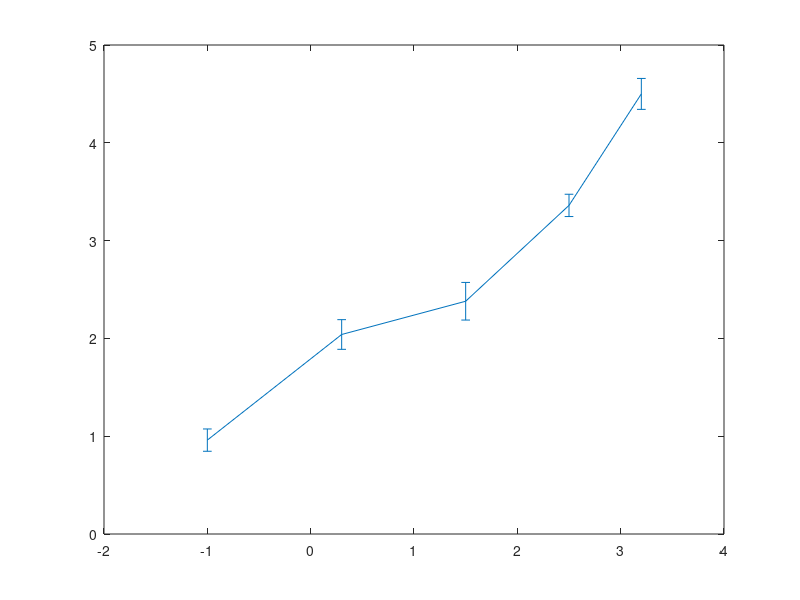

Source code (MATLAB): (Note: this script raises an error after producing the figure.)
%% Mērījumu datu apstrāde
% Polinomā aproksimācija - ja par 2 punktiem lielāka par polinoma kārtu,
% skatīsim lekcijā.
% 1.lab.d
diary lab1_diary.m
%doti mērījumu dati, kurus noformēsim kā vektorus
Um = [-1 0.3 1.5 2.5 3.2]
Im = [1.1 2.2 2.1 3.2 4.7]
%Grafiks
plot(Um,Im,'o-')
%Iznāk lausta līnija, kas mums neder, tāpēc mēģināsim izveidot matemātisku
%2.kārtas polinoms
%y = C(1)*x.^2+C(2)*x+C(3)
%Polinoma koeficentus atradīs POLYFIT
%sintakse:
%C = polyfit(x,y,N)
%N-polinoma karta
%C = polyfit(Um,Im,2)
%Lai iegūtu labu līniju
%noformēšu vēl vienu x
U = -1:0.01:3.2
%%tad rēķināšu y ar sīkāku soli
%grafiku zīmēsim
%mērījumu dati ar "o"
%I=C(1)*U.^3+C(2)*U+C(3)
%pielaikotais polinoms ar līniju
%plot(Um,Im,'o',U,I)
%lai iegūtu labākus rezultātus paņemsim 3.kārtas polinomu
C = polyfit(Um,Im,3)
I= C(1)*U.^3+C(2)*U.^2+C(3)*U+C(4)
plot(Um,Im,'o',U,I)

%% izmantosim PolYVAL funkciju
%Ja punktu skaits ir par vienu lielaks par polinoma pakāpi, tad ir absolūti
%precīzi INTERPOLACIJA
%polyfit = polynomial fitting rekina koeficentus
%polyval = polynomial values rekina vertibas
C = polyfit(Um,Im,10);
I = polyval(C,U);
plot(Um,Im,'o',U,I)

%% Ja sakarība ir lineāra
C = polyfit(Um,Im,1);
I = polyval(C,U);
plot(Um,Im,'o',U,I)

%% Vairākas mērijumu sēŗijas
% Pieņemsim, ka mainmām spriegumu, bet strāvu mainām 5 reizes
Um = [-1 0.3 1.5 2.5 3.2];
Im = [1.1 2.2 2.1 3.2 4.7;
      0.9 1.8 2.6 3.3 4.5;
      1.0 2.0 2.4 3.4 4.3;
      0.8 2.1 2.5 3.5 4.4;
      1.0 2.1 2.3 3.4 4.6];
% Kā matlab zīmēs matricas?
%figure,plot(Um,Im,'o-')
%pareizi butu transponet
%figure,plot(Um,Im','o-')
%secinam, ka matlab zime pa stabiņiem
%lai polyfit varētu aprēķināt vajag vidējo
Ivid=mean(Im)
C = polyfit(Um,Ivid,4);
U = -1:0.01:3.2;
I = polyval(C,U);
%uzzimesim
%ar aplīšiem apzīmeējam mēŗijumu datus
%ar melnām zvaigznēm vidējo
%ar līniju apzīmējam pielaikojot polinomo
plot(Um,Im','o',Um,Ivid,'*k',U,I,'-')

%% Kā attēlot vidējo kvadrātisko nozīmi

Ivid_kv_nov = std(Im);
errorbar(Um,Ivid,Ivid_kv_nov)

%% Datu iegūšana no grafiski uzdotiem datiem
%Pieņemsim, ka mums ir grafika foto
%1.Ielasam JPG uz matlab
A = imread('image1.JPG');
B = imread('image2.JPG');
%2.Uzzimēsim
%figure(1),image(A);
%figure(2),image(B);
figure(2),image([0 14],[80 0],B);
set(gca,'YDir','normal');
[x,y] = ginput(8)
